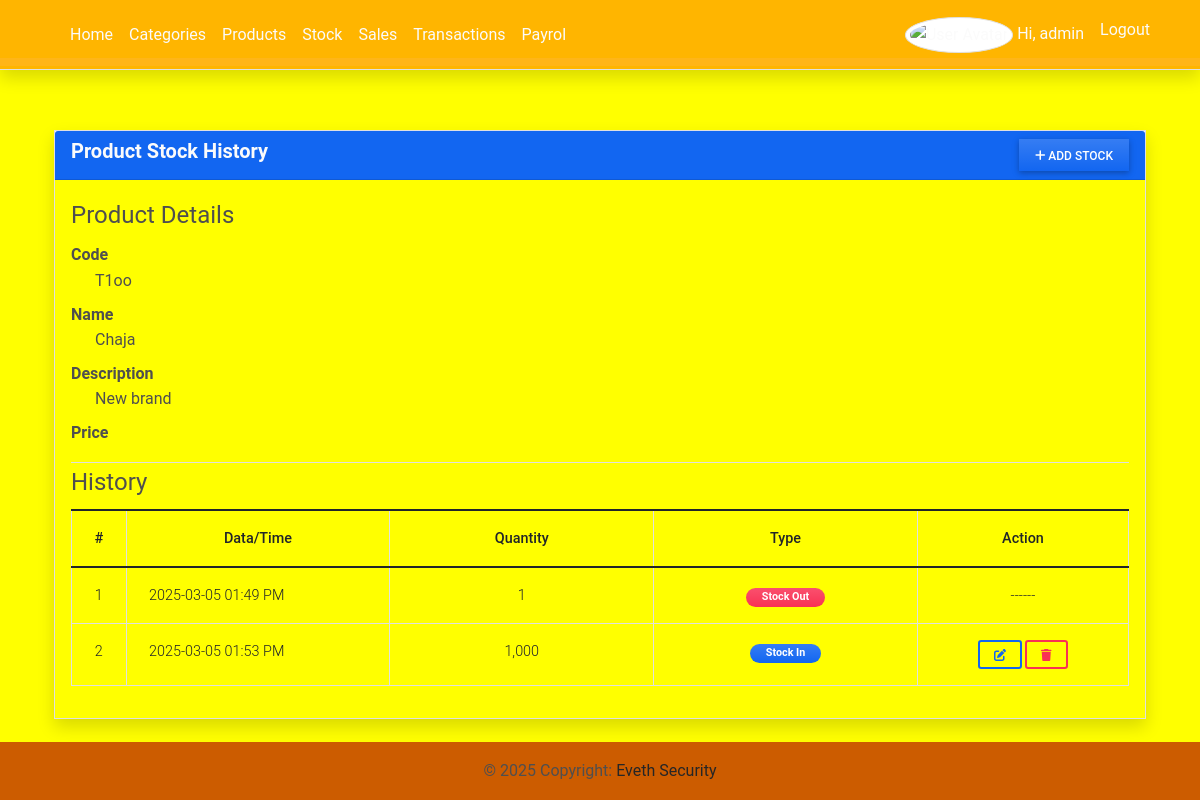
Page /inventory/1 (signed in) on the earlier database version.
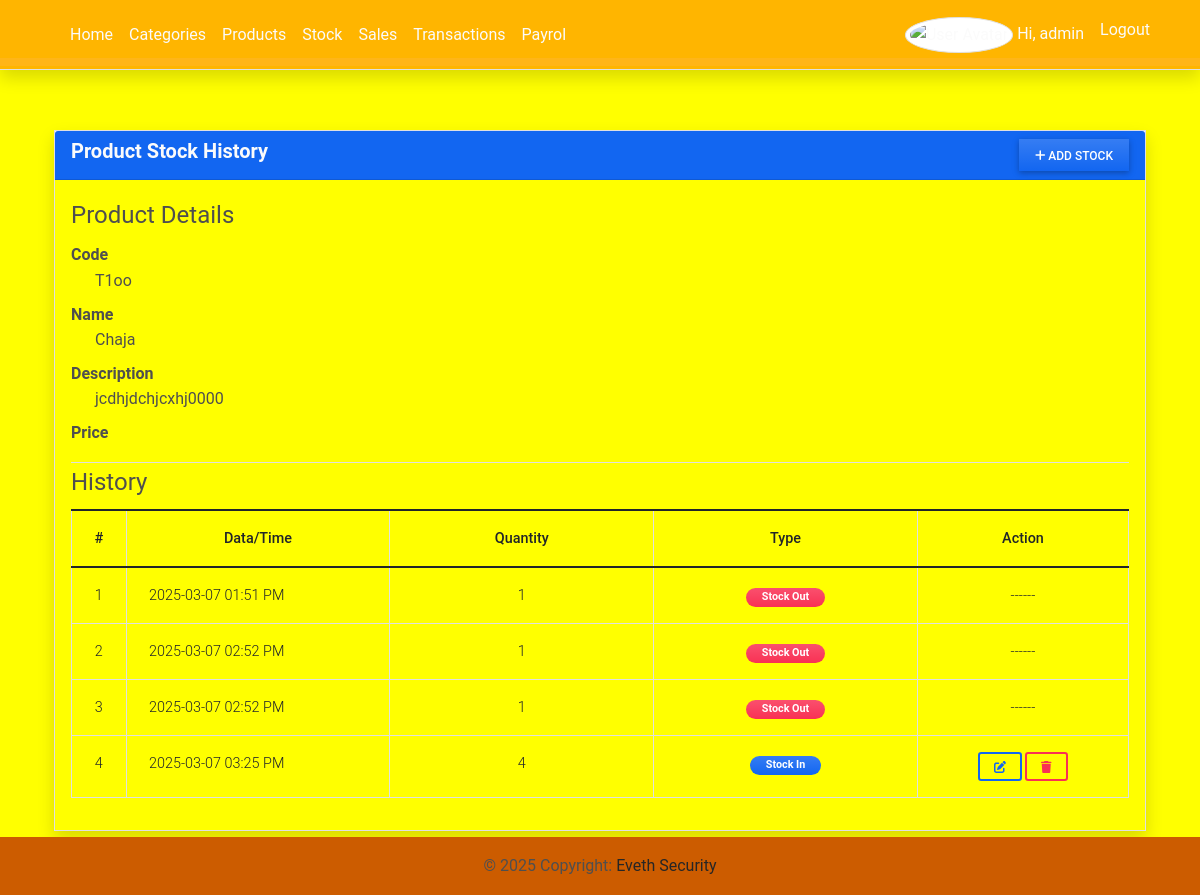
Same page on the later database version.
### imsApp/models.py (models this page shows, shortened)
class Product(models.Model):
    category = models.ForeignKey(Category, on_delete=models.CASCADE, related_name="products")
    code=models.CharField(max_length=100,blank=True, null=True)
    name=models.CharField(max_length=250,blank=True, null=True)
    description = models.TextField()
    buying_price = models.FloatField(default=0)
    selling_price = models.FloatField(default=0)
    status = models.CharField(max_length=2, choices=(('1', 'Active'), ('2', 'Inactive')), default='1')
    date_created = models.DateTimeField(default=timezone.now)
    date_updated = models.DateTimeField(auto_now=True)
    def __str__(self):
        return f"{self.code or 'N/A'} - {self.name or 'Unnamed'}"

class Stock(models.Model):
    product = models.ForeignKey(Product, on_delete=models.CASCADE)
    quantity = models.FloatField(default=0)
    type = models.CharField(max_length=2, choices=(('1', 'Stock-in'), ('2', 'Stock-Out')), default='1')
    date_created = models.DateTimeField(default=timezone.now)
    date_updated = models.DateTimeField(auto_now=True)

### imsApp/views.py (the view)
# urls.py: path('inventory/<int:pk>',views.inv_history,name='inventory-history-page'),
@login_required
def inv_history(request, pk= None):
    context['page_title'] = 'Inventory History'
    if pk is None:
        messages.error(request, "Product ID is not recognized")
        return redirect('inventory-page')
    else:
        product = Product.objects.get(id = pk)
        stocks = Stock.objects.filter(product = product).all()
        context['product'] = product
        context['stocks'] = stocks
        return render(request, 'inventory-history.html', context )

### imsApp/templates/inventory-history.html (shortened to what this page needs)
{% extends 'base.html' %} {% load humanize %} {% block pageContent %}
<div class="container pt-3">
    <div class="card card-default border shadow rounded-0">
        <div class="card-header bg-primary" >
            <div class="w-100 d-flex justify-content-between">
                <h5 class="fw-bolder card-title text-light">Product Stock History</h5>
                <button class="btn btn-primary btn-sm rounded-0 bg-gradient px-3" type="button" id="add_stock"><i class="fa fa-plus"></i> Add Stock</button>
            </div>
        </div>
        <div class="card-body" style="background-color: yellow;">
            <div class="conteiner-fluid">
                <fieldset class="border-bottom">
                    <legend>Product Details</legend>
                    <dl>
                        <dt class="tex-muted">Code</dt>
                        <dd class="ps-4">{{ product.code }}</dd>
                        <dt class="tex-muted">Name</dt>
                        <dd class="ps-4">{{ product.name }}</dd>
                        <dt class="tex-muted">Description</dt>
                        <dd class="ps-4">{{ product.description }}</dd>
                        <dt class="tex-muted">Price</dt>
                    </dl>
                </fieldset>
                <fieldset>
                    <legend>History</legend>
                    <table class="table table-bordered" id="stock-tbl">
                        <colgroup>
                            <col width="5%">
                            <col width="25%">
                            <col width="25%">
                            <col width="25%">
                            <col width="20%">
                        </colgroup>
                        <thead>
                            <th class="text-center">#</th>
                            <th class="text-center">Data/Time</th>
                            <th class="text-center">Quantity</th>
                            <th class="text-center">Type</th>
                            <th class="text-center">Action</th>
                        </thead>
                        <tbody>
                            {% for stock in stocks %}
                            <tr>
                                <td class="text-center">{{ forloop.counter }}</td>
                                <td class="">{{ stock.date_created|date:"Y-m-d h:i A" }}</td>
                                <td class="text-center">{{ stock.quantity|floatformat:0|intcomma }}</td>
                                <td class="text-center">
                                    {% if stock.type == '1' %}
                                    <span class="badge px-3 rounded-pill bg-primary bg-gradient">Stock In</span> {% else %}
                                    <span class="badge px-3 rounded-pill bg-danger bg-gradient">Stock Out</span> {% endif %}
                                </td>
                                <td class="text-center">
                                    {% if stock.type == '1' %}
                                    <a class="btn btn-outline-primary btn-sm edit-data" href="javascript:void(0)" data-id="{{ stock.pk }}" title="Edit">
                                        <i class="fa fa-edit"></i>
                                    </a>
                                    <button class="btn btn-outline-danger btn-sm delete-data" type="button" data-id="{{ stock.pk }}" title="Delete">
                                        <i class="fa fa-trash"></i>
                                    </button>
                                    {% else %}
                                    ------
                                    {% endif %}
                                </td>
                            </tr>
                            {% endfor %}
                        </tbody>
                    </table>
                </fieldset>
            </div>
        </div>
    </div>
</div>
{% endblock pageContent %}

Differences in the rows shown:
removed Stock: date_created "2025-03-05 01:49 PM", quantity "1", type "Stock Out"
removed Stock: date_created "2025-03-05 01:53 PM", quantity "1,000", type "Stock In"
changed Product "T1oo": description "New brand" → "jcdhjdchjcxhj0000"
added Stock: date_created "2025-03-07 01:51 PM", quantity "1", type "Stock Out"
added Stock: date_created "2025-03-07 02:52 PM", quantity "1", type "Stock Out"
now on this page (row edited): Stock: date_created "2025-03-07 02:52 PM", quantity "1", type "Stock Out"
now on this page (row edited): Stock: date_created "2025-03-07 03:25 PM", quantity "4", type "Stock In"
